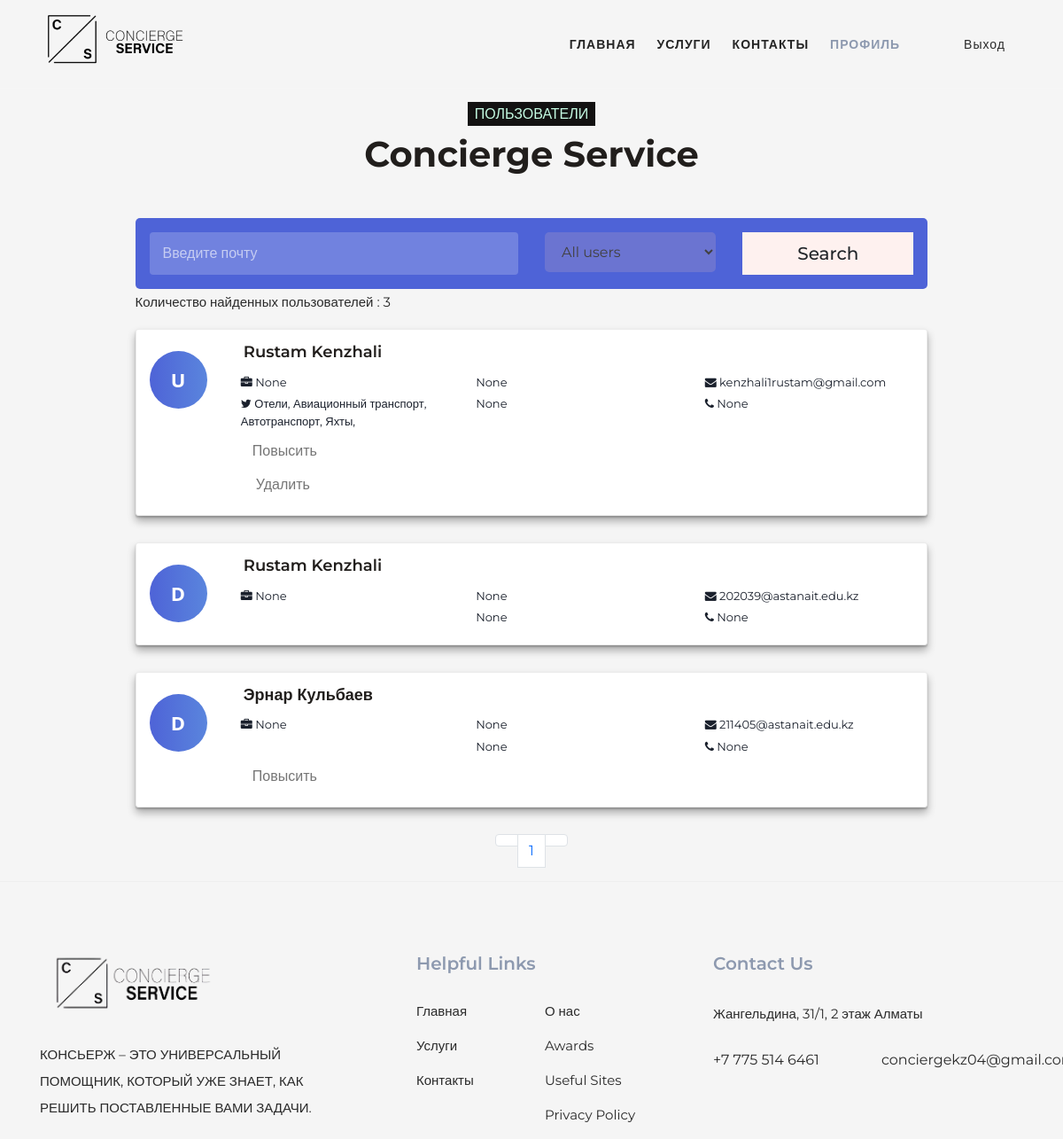
Page /profile/clients/page-1 (signed in) on the committed database.
### website/models.py (models this page shows)
class User(db.Model, UserMixin):
    id = db.Column(db.Integer, primary_key=True)
    email = db.Column(db.String(150), unique=True, nullable=False)
    password = db.Column(db.String(150), nullable=False)
    username = db.Column(db.String(150), nullable=False)
    full_name = db.Column(db.String(150))
    company_name = db.Column(db.String(300))
    company_post = db.Column(db.String(150))
    phone_number = db.Column(db.String(150))
    address = db.Column(db.String(150))
    birthdate = db.Column(db.Date)
    nationality = db.Column(db.String(150))
    image = db.Column(db.String(500), default='anonim.jpeg')
    role = db.Column(db.String(500), default='user')
    services = db.relationship('Service', secondary=user_service)

class Service(db.Model):
    service_id = db.Column(db.Integer, primary_key=True)
    service_title = db.Column(db.String(150))
    service_icon_src = db.Column(db.String(150))
    service_img_src = db.Column(db.String(150))
    bg_img = db.Column(db.String(250))
    categories = db.relationship('Service_category')

### website/views.py (the view, shortened to what this page needs)
@views.route('/profile/clients/page-<page>', methods=['GET', 'POST'])
@login_required
def service_clients(page):
    if current_user.role != 'user':
        option_selected = 'all'
        users = []
        user_count = 1
        if not users and user_count > 0:
            users = User.query.all()
            user_count = User.query.count()
        roles = Post.query.all()
        disable_start = ''
        disable_end = ''
        endpage = int(page) * 5
        if int(page) * 5 > user_count:
            endpage = user_count
            disable_end = 'disabled'
        if page == '1':
            disable_start = 'disabled'
        return render_template("user_list.html", profile="active", option_selected=option_selected,
                               user_count=user_count, page=int(page) * 5,
                               endpage=endpage, users=users, roles=roles, disable_start=disable_start,
                               disable_end=disable_end,
                               user=current_user)
    else:
        return redirect(url_for('views.profile'))

### website/templates/user_list.html (shortened to what this page needs)
{% extends "base.html" %}
{% block css_files %}
    <link rel="stylesheet" href="{{ url_for('static', filename='css/user_list.css') }}">
    <link rel="stylesheet" href="{{ url_for('static', filename='css/style.css') }}">
{% endblock %}
{% block content %}
    <div class="container">
        <div class="main-body">
        <div class="row justify-content-center text-center">
            <div class="col-lg-8">
                <h6 class="d-inline-block bg-light text-primary text-uppercase py-1 px-2">Пользователи</h6>
                <h1 class="mb-5">Concierge Service</h1>
            </div>
        </div>
            <div class="row">
                <div class="col-lg-10 mx-auto">
                    <div class="career-search mb-60">
                        <form method="post" class="career-form mb-60">
                            <div class="row">
                                <div class="col-md-6 col-lg-6 my-3">
                                    <div class="input-group position-relative">
                                        <input type="text" name="serach" class="form-control"
                                               placeholder="Введите почту"
                                               id="keywords">
                                    </div>
                                </div>
                                <div class="col-md-6 col-lg-3 my-3">
                                    <div class="select-container">
                                        <select name="options" class="custom-select">
                                            {% if option_selected == 'all' %}
                                                <option value="all" selected>All users</option>
                                            {% else %}
                                                <option value="all">All users</option>
                                            {% endif %}
                                        </select>
                                    </div>
                                </div>
                                <div class="col-md-6 col-lg-3 my-3">
                                    <button type="submit" class="btn btn-lg btn-block btn-light btn-custom"
                                            id="contact-submit">
                                        Search
                                    </button>
                                </div>
                            </div>
                        </form>
                        <div class="filter-result">
                            <p class="mb-30 ff-montserrat">Количество найденных пользователей : {{ user_count }}</p>
                            {% for i in range(page-5, endpage) %}
                                <div class="member-entry">
                                    <a href="#" class="member-img col-sm-4">
                                        <div class="img-holder">
                                            {{ users[i].role[0].capitalize() }}
                                        </div>
                                    </a>
                                    <div class="member-details">
                                        <h4>{{ users[i].username }}</h4>
                                        <div class="row info-list">
                                            <div class="col-sm-4">
                                                <i class="fa fa-briefcase"></i>
                                                {{ users[i].company_name }}
                                            </div>
                                            <div class="col-sm-4">
                                                {{ users[i].company_post }}
                                            </div>
                                            <div class="col-sm-4">
                                                <i class="fa fa-envelope"></i>
                                                {{ users[i].email }}
                                            </div>
                                            <div class="col-sm-4">
                                                {% if  users[i].role == 'user' %}
                                                    <i class="fa fa-twitter"></i>
                                                    {% for service in users[i].services %}
                                                        {{ service.service_title + ', ' }}
                                                    {% endfor %}
                                                {% endif %}
                                            </div>
                                            <div class="col-sm-4">
                                                {{ users[i].full_name }}
                                            </div>
                                            <div class="col-sm-4">
                                                <i class="fa fa-phone"></i>
                                                {{ users[i].phone_number }}
                                            </div>
                                            <div class="col-sm-4">
                                                {% if users[i].id != user.id and user.role == 'director' and users[i].role != 'moderator' %}
                                                    <a href="/profile/promote/user/{{ users[i].email }}"
                                                       class="btn d-block d-sm-inline-block btn-outline-warning user_btn">Повысить</a>
                                                {% endif %}
                                                {% if users[i].id != user.id and users[i].role == 'user' %}
                                                    <a href="/profile/delite/user/{{ users[i].email }}"
                                                       class="btn d-block d-sm-inline-block btn-outline-danger user_btn">Удалить</a>
                                                {% endif %}
                                            </div>
                                        </div>
                                    </div>
                                </div>
                            {% endfor %}
                        </div>
                    </div>
                    <nav aria-label="Page navigation">
                        <ul class="pagination pagination-reset justify-content-center">
                            <li class="page-item {{ disable_start }}">
                                <a class="page-link" href="/profile/clients/page-{{ page//5-1 }}" tabindex="-1"
                                   aria-disabled="true">
                                </a>
                            </li>
                            <li class="page-item"><a class="page-link" href="/profile/clients/page-1">1</a></li>
                            <li class="page-item {{ disable_end }}">
                                <a class="page-link" href="/profile/clients/page-{{ page//5+1 }}">
                                </a>
                            </li>
                        </ul>
                    </nav>
                </div>
            </div>
        </div>
    </div>
{% endblock %}

### website/static/css/base.css (style rules this page uses)
a, body, div, footer, h1, h2, h3, h4, h5, h6, header, html, img, li, nav, p, s, span, ul { margin: 0; padding: 0; border: 0; outline: 0 }
li, ul { padding: 0; margin: 0; list-style: none }
footer, header, nav { display: block }
* { box-sizing: border-box }
body, html { font-family: Montserrat, sans-serif; font-weight: 400; background-color: #F5F5F5; -ms-text-size-adjust: 100%; -webkit-font-smoothing: antialiased; -moz-osx-font-smoothing: grayscale }
a { text-decoration: none !important }
h1, h2, h3, h4, h5, h6 { margin-top: 0; margin-bottom: 0 }
ul { margin-bottom: 0 }
p { font-size: 15px; line-height: 30px; color: #2a2a2a }
body, html { background: #fff; font-family: Montserrat, sans-serif }

### website/static/css/user_list.css (style rules this page uses)
.main-body { margin-top: 100px; min-height: 70vh; height: 100%; color: #1a202c; padding: 15px; }
.career-form { background-color: #4e63d7; border-radius: 5px; padding: 0 16px; }
.career-form .form-control { background-color: rgba(255, 255, 255, 0.2); border: 0; padding: 12px 15px; color: rgba(255, 255, 255, 0.6); }
.career-form .custom-select { background-color: rgba(222, 184, 184, 0.2); border: 0; padding: 12px 15px; color: #424141; width: 100%; border-radius: 5px; text-align: left; height: auto; background-image: none; }
.career-form .select-container { position: relative; }
.career-form .select-container:before { position: absolute; right: 15px; top: calc(50% - 14px); font-size: 18px; color: #ffffff; content: '\F2F9'; font-family: "Material-Design-Iconic-Font"; }
.member-entry { border: 1px solid #ebebeb; padding: 15px; margin-top: 15px; margin-bottom: 30px; -moz-box-shadow: 0 1.5rem 4rem rgba(22, 28, 45, 0.1); -webkit-box-shadow: 0 1.5rem 4rem rgba(22, 28, 45, 0.1); box-shadow: 1 0 1.5rem 4rem rgba(22, 28, 45, 0.1); -moz-transition: all 300ms ease-in-out; -webkit-transition: all 300ms ease-in-out; -o-transition: all 300ms ease-in-out; transition: all 300ms ease-in-out; -webkit-border-radius: 3px; -webkit-background-clip: padding-box; -moz-border-radius: 3px; -moz-background-clip: padding; border-radius: 3px; background-clip: padding-box; background: #fff; -webkit-box-shadow: 0 2px 2px 0 rgba(0, 0, 0, 0.2), 0 6px 10px 0 rgba(0, 0, 0, 0.3); box-shadow: 0 2px 2px 0 rgba(0, 0, 0, 0.2), 0 6px 10px 0 rgba(0, 0, 0, 0.3); }
.user_btn { width: 40%; }
.member-entry:before, .member-entry:after { content: " "; display: table; }
.member-entry:after { clear: both; }
.member-entry .img-holder { margin-top: 10%; height: 65px; width: 65px; background-color: #4e63d7; background-image: -webkit-gradient(linear, left top, right top, from(rgba(78, 99, 215, 0.9)), to(#5a85dd)); background-image: linear-gradient(to right, rgba(78, 99, 215, 0.9) 0%, #5a85dd 100%); font-family: "Open Sans", sans-serif; color: #fff; font-size: 22px; font-weight: 700; display: -webkit-box; display: -ms-flexbox; display: flex; -webkit-box-pack: center; -ms-flex-pack: center; justify-content: center; -webkit-box-align: center; -ms-flex-align: center; align-items: center; border-radius: 65px; }
.member-entry .member-img, .member-entry .member-details { float: left; }
.member-entry .member-img { position: relative; display: block; width: 10%; }
.member-entry .member-details { width: 89.9%; }
.member-entry .member-details h4 { font-size: 18px; margin-left: 20px; }
.member-entry .member-details .info-list { margin-left: 5px; }
.member-entry .member-details .info-list > div { margin-top: 5px; font-size: 13px; }
.member-entry .member-details .info-list > div a { -moz-transition: all 300ms ease-in-out; -webkit-transition: all 300ms ease-in-out; -o-transition: all 300ms ease-in-out; transition: all 300ms ease-in-out; }
.member-entry .member-details .info-list > div i { -moz-transition: all 300ms ease-in-out; -webkit-transition: all 300ms ease-in-out; -o-transition: all 300ms ease-in-out; transition: all 300ms ease-in-out; }

### rows in the picture
User: role "U", username "Rustam Kenzhali", company_name "None", company_post "None", email "kenzhali1rustam@gmail.com", full_name "None", phone_number "None"
Service: service_title "Отели,"
Service: service_title "Авиационный транспорт,"
Service: service_title "Автотранспорт,"
Service: service_title "Яхты,"
User: role "D", username "Rustam Kenzhali", company_name "None", company_post "None", email "202039@astanait.edu.kz", full_name "None", phone_number "None"
User: role "D", username "Эрнар Кульбаев", company_name "None", company_post "None", email "211405@astanait.edu.kz", full_name "None", phone_number "None"

### other values in the picture
{{ user_count }} "3"
